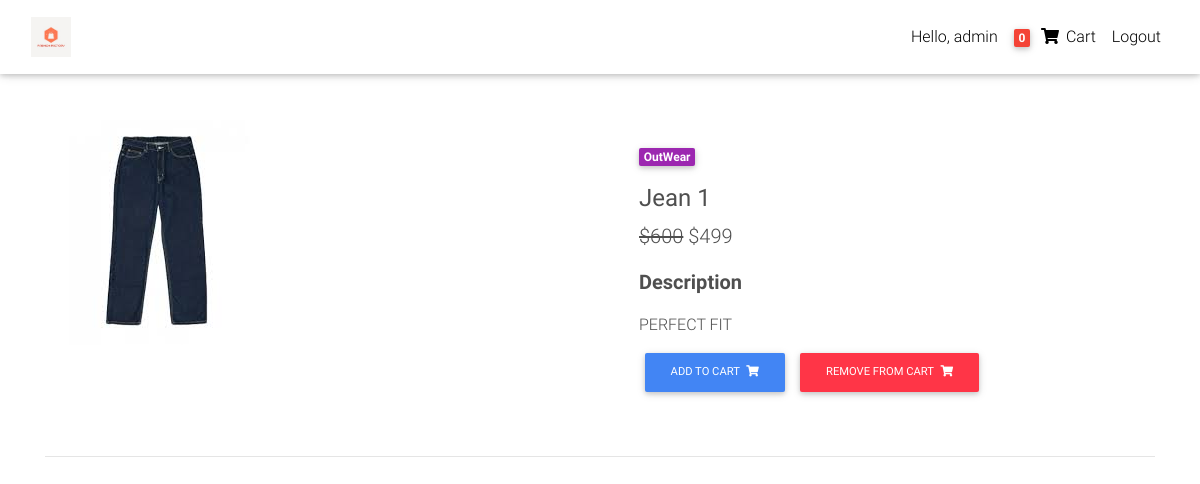
The app's page /product/jean-1/ (signed in) with its own data.
### catalog/models.py (models this page shows, shortened)
class Order(models.Model):
    user = models.ForeignKey(User, on_delete=models.CASCADE)
    items = models.ManyToManyField(OrderItem)
    address = models.ForeignKey(
        "Address", on_delete=models.SET_NULL, blank=True, null=True)
    payment = models.ForeignKey(
        "Payment", on_delete=models.SET_NULL, blank=True, null=True)
    coupon = models.ForeignKey(
        "Coupon", on_delete=models.SET_NULL, blank=True, null=True)
    ordered = models.BooleanField(default=False)
    start_date = models.DateTimeField(auto_now_add=True)
    ordered_date = models.DateTimeField()

class Item(models.Model):
    title = models.CharField(max_length=200)
    price = models.IntegerField()
    discount_price = models.IntegerField(blank=True, null=True)
    slug = models.SlugField()
    status = models.CharField(max_length=200)
    category = models.CharField(choices=CATEGORY_CHOICES, max_length=2)
    label = models.CharField(choices=LABEL_CHOICES, max_length=2)
    description = models.TextField()
    image = models.ImageField(default='default.jpg', upload_to='productImages')
    def get_add_to_cart_url(self):
        return reverse('add_to_cart', kwargs={'slug': self.slug})
    def get_remove_from_cart_url(self):
        return reverse('remove_from_cart', kwargs={'slug': self.slug})

### catalog/views.py (the view)
# urls.py: path('product/<slug>/', ProductDetail.as_view(), name='product'),
class ProductDetail(DetailView):
    model = Item
    template_name = 'product.html'

### catalog/templatetags/cart_template_tags.py (called while the page is built)
@register.filter
def cart_item_count(user):
    if user.is_authenticated:
        qs = Order.objects.filter(user=user, ordered=False)
        if qs.exists():
            order = qs[0]
            return order.items.count()
    return 0

### templates/product.html
{% extends 'base.html' %}
{% block content %}
<main class="mt-5 pt-4">
  <div class="container dark-grey-text mt-5">
    <div class="row wow fadeIn">
      <div class="col-md-6 mb-4">
        <img src="{{object.image.url}}" class="img-fluid" alt="">
      </div>
      <div class="col-md-6 mb-4">
        <div class="p-4">
          <div class="mb-3">
            <a href="">
              <span class="badge purple mr-1">{{object.get_category_display}}</span>
            </a>
          <h4 class="mt-3"><strong>{{object.title}}</strong></h4>
          <p class="lead">
            <span class="mr-1">
              {% if object.discount_price %}
                <del>${{object.price}}</del>
                <span>${{object.discount_price}}</span>
              {% else %}
                <span>${{object.price}}</span>
              {% endif %}
            </span>
          </p>
          </div>
          <p class="lead font-weight-bold">Description</p>
          <p>{{object.description}}</p>
            <a href="{{object.get_add_to_cart_url}}" class="btn btn-primary btn-md my-0 p" type="submit">Add to cart
            <i class="fas fa-shopping-cart ml-1"></i>
          </a>
          <a href="{{object.get_remove_from_cart_url}}" class="btn btn-danger btn-md my-0 p" type="submit">Remove from cart
            <i class="fas fa-shopping-cart ml-1"></i>
          </a>
        </div>
      </div>
    </div>
    <hr>
  </div>
</main>
{% endblock content %}

### templates/base.html (shortened to what this page needs)
{% load static %}
{% load cart_template_tags %}
<!DOCTYPE html>
<html lang="en">
<head>
  <link rel="stylesheet" href="https://use.fontawesome.com/releases/v5.11.2/css/all.css">
  <link href="{% static 'css/bootstrap.min.css' %}" rel="stylesheet">
  <link href="{% static 'css/mdb.min.css' %}" rel="stylesheet">
  <link href="{% static 'css/style.min.css' %}" rel="stylesheet">
</head>
<body>
<nav class="navbar fixed-top navbar-expand-lg navbar-light white scrolling-navbar">
<div class="container-fluid">
    <a class="navbar-brand waves-effect" href="{% url 'home' %}">
      <img class="ml-0 pl-0" style="height: 40px;" src="{% static 'Free_Sample_By_Wix.jpg' %}" alt="Logo">
    </a>
    <div class="collapse navbar-collapse" id="navbarSupportedContent">
    <ul class="navbar-nav nav-flex-icons">
      {% if request.user.is_authenticated %}
        <li class="nav-item">
          <a class="nav-link waves-effect" href="#">Hello, {{request.user.username}}
          </a>
        </li>
        <li class="nav-item">
        <a href="{% url 'order_summary' %}" class="nav-link waves-effect">
            <span class="badge red z-depth-1 mr-1">{{ request.user|cart_item_count}}</span>
            <i class="fas fa-shopping-cart"></i>
            <span class="clearfix d-none d-sm-inline-block"> Cart </span>
        </a>
        </li>
         <li class="nav-item">
          <a class="nav-link waves-effect" href="{% url 'account_logout' %}">Logout
          </a>
        </li>
      {% endif %}
    </ul>
    </div>
</div>
</nav>
{% block content %}
{% endblock content %}
</body>
</html>

### templates/base.html (style rules this page uses)
html, body, header, .carousel { height: 60vh; }

### records on screen
Item: image (picture), category "OutWear", title "Jean 1", price "600", discount_price "499", description "PERFECT FIT"

### other values on screen
{{ request.user.username }} "admin"
{{ request.user|cart_item_count }} "0"
